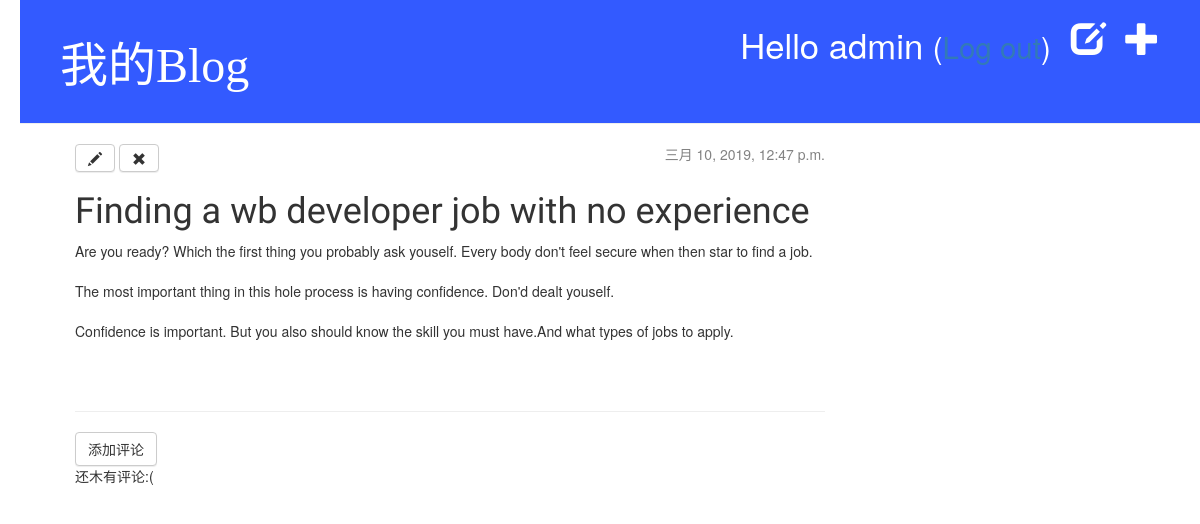
Page /post/1/ (signed in) on the earlier database version.
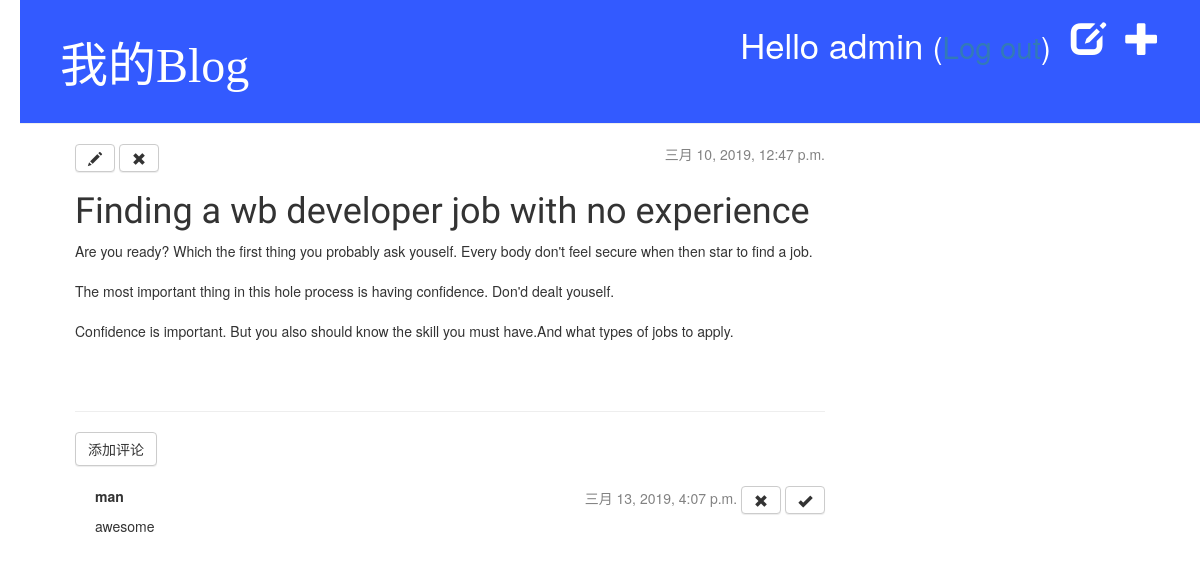
Same page on the later database version.
### myblog/models.py (models this page shows, shortened)
class Comment(models.Model):
    post = models.ForeignKey('myblog.Post', on_delete=models.CASCADE, related_name='comments')
    author = models.CharField(max_length=200)
    text = models.TextField()
    created_date = models.DateTimeField(default=timezone.now)
    approved_comment = models.BooleanField(default=False)

### myblog/views.py (the view)
# urls.py: url(r'^post/(?P<pk>[0-9]+)/$', views.post_detail, name='post_detail'),
def post_detail(request, pk):
    post = get_object_or_404(Post, pk=pk)
    return render(request, 'blog/post_detail.html', {'post': post})

### myblog/templates/blog/post_detail.html
{% extends 'blog/base.html' %}
    {% block content %}
        <div class="post">
            {% if post.published_date %}
                <div class="date">
                    {{ post.published_date }}
                </div>
            {% else %}
                <a class="btn btn-default" href="{% url 'post_publish' pk=post.pk %}">Publish</a>
            {% endif %}
                <a class="btn btn-default" href="{% url 'post_edit' pk=post.pk %}"><span class="glyphicon glyphicon-pencil"></span></a>
                <a class="btn btn-default" href="{% url 'post_remove' pk=post.pk %}"><span class="glyphicon glyphicon-remove"></span></a>
            <h1>{{ post.title }}</h1>
            <p>{{ post.text|linebreaksbr }}</p>
        </div>
        <hr>
        <a class="btn btn-default" href="{% url 'add_comment_to_post' pk=post.pk %}">添加评论</a>
        {% for comment in post.comments.all %}
            {% if user.is_authenticated or comment.approved_comment %}
            <div class="comment">
                <div class="date">
                    {{ comment.created_date }}
                    {% if not comment.approved_comment %}
                        <a class="btn btn-default" href="{% url 'comment_remove' pk=comment.pk %}"><span class="glyphicon glyphicon-remove"></span></a>
                        <a class="btn btn-default" href="{% url 'comment_approve' pk=comment.pk %}"><span class="glyphicon glyphicon-ok"></span></a>
                    {% endif %}
                </div>
                <strong>{{ comment.author }}</strong>
                <p>{{ comment.text|linebreaks }}</p>
            </div>
            {% endif %}
        {% empty %}
            <p>还木有评论:(</p>
        {% endfor %}
    {% endblock %}

Differences in the rows shown:
added Comment: created_date "三月 13, 2019, 4:07 p.m.", approved_comment False (drawn), author "man", text "awesome"
Other differences:
text no longer shown: "还木有评论:("
